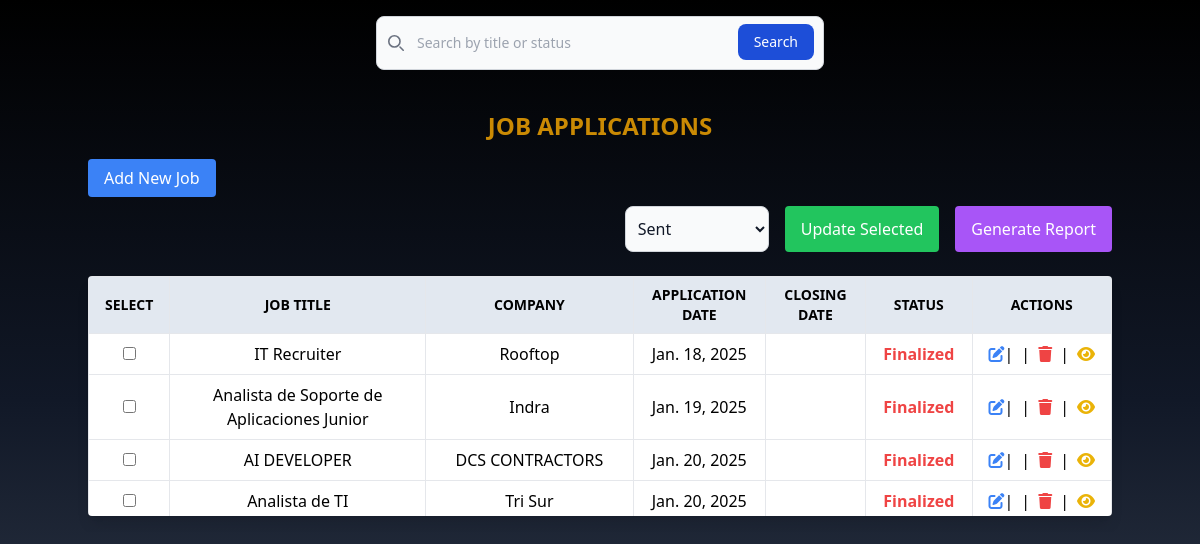
/, run on an earlier commit of the app's database.
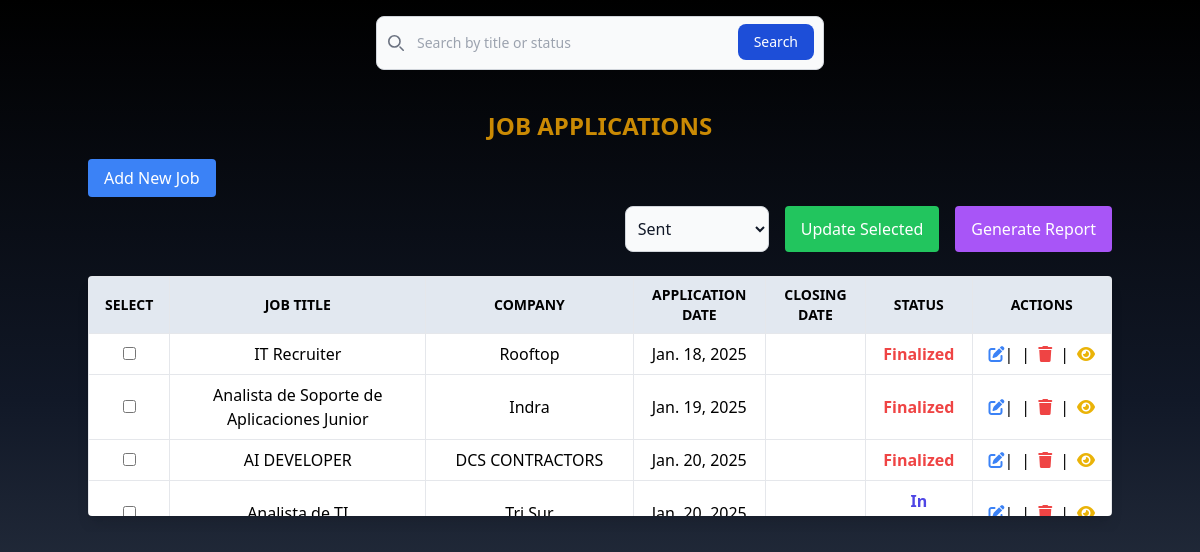
And on a later commit of the database.
### job_app/models.py (models this page shows, shortened)
class JobApplication(models.Model):
    STATUS_CHOICES = [
        ('sent', 'Sent'),
        ('in_progress', 'Progress'),
        ('completed', 'Finalized'),
    ]
    job_title = models.CharField(max_length=255)
    company_name = models.CharField(max_length=255)
    requirements = models.TextField(blank=True, null=True)
    contact_name = models.CharField(max_length=255, blank=True, null=True)
    contact_phone = models.CharField(max_length=15, blank=True, null=True)
    application_date = models.DateField()
    closing_date = models.DateField(blank=True, null=True)
    notes = models.TextField(blank=True, null=True)
    status = models.CharField(
        max_length=20,
        choices=STATUS_CHOICES,
        default='sent'
    )  # Nuevo campo de estado

### job_app/views.py (the view)
# urls.py: 2. Add a URL to urlpatterns:  path('', views.home, name='home')
def home(request):
    query = request.GET.get('q', '')
    jobs = JobApplication.objects.all().order_by('application_date')
    if query:
        jobs = jobs.filter(
            Q(company_name__icontains=query) |
            Q(job_title__icontains=query) |
            Q(status__icontains=query)
        )
    return render(request, 'home.html', {'jobs': jobs})

### job_app/templates/home.html (shortened to what the changed rows need)
{% extends "layout/_base.html" %}
{% block content %}
<div class="container mx-auto w-full md:p-0 px-4">
    <a href="{% url "home" %}">
        <h1 class="text-2xl font-bold mb-4 text-yellow-600 text-center uppercase p-2">Job Applications</h1>
    </a>
    <div class="flex flex-col justify-between items-center mt-4">
        <form method="POST" action="{% url 'bulk_update_status' %}" class="flex flex-col gap-2 w-full">
            <div class="mt-4 rounded overflow-hidden shadow-lg">
                <div class="overflow-y-auto max-h-60">
                    <table class="min-w-full bg-white">
                        <thead>
                            <tr class="text-sm uppercase">
                                <th class="border px-4 py-2 sticky top-0 bg-slate-200">Select</th>
                                <th class="border px-4 py-2 sticky top-0 text-center bg-slate-200">Job Title</th>
                                <th class="border px-4 py-2 sticky top-0 text-center bg-slate-200">Company</th>
                                <th class="border px-4 py-2 sticky top-0 text-center bg-slate-200">Application Date</th>
                                <th class="border px-4 py-2 sticky top-0 text-center bg-slate-200">Closing Date</th>
                                <th class="border px-4 py-2 sticky top-0 text-center bg-slate-200">Status</th>
                                <th class="border px-4 py-2 sticky top-0 text-center bg-slate-200">Actions</th>
                            </tr>
                        </thead>
                        <tbody>
                            {% for job in jobs %}
                            <tr class="text-center">
                                <td class="border px-4 py-2">
                                    <input type="checkbox" name="job_ids" value="{{ job.id }}" />
                                </td>
                                <td class="border px-4 py-2 text-center align-middle">{{ job.job_title }}</td>
                                <td class="border px-4 py-2 text-center align-middle">{{ job.company_name }}</td>
                                <td class="border px-4 py-2 text-center align-middle">{{ job.application_date }}</td>
                                <td class="border px-4 py-2 text-center align-middle">
                                </td>
                                <td class="border px-4 py-2 text-center align-middle">
                                    {% if job.get_status_display == "Sent" %}
                                        <span class="text-green-500 font-bold">Sent</span>
                                    {% elif job.get_status_display == "Progress" %}
                                        <span class="text-indigo-600 font-bold">In progress</span>
                                    {% else %}
                                        <span class="text-red-500 font-bold">Finalized</span>
                                    {% endif %}
                                </td>
                                <td class="border px-4 py-2 text-center">
                                    <div class="flex justify-center items-center space-x-2">
                                        <a href="#" onclick="openEditModal({{ job.id }})" class="text-blue-500"><i class="fa-solid fa-pen-to-square"></i></a> |
                                        <span>|</span>
                                        <a href="#" onclick="openDeleteModal({{ job.id }}, '{{ job.job_title }}')" class="text-red-500">
                                            <i class="fa-solid fa-trash"></i>
                                        </a>
                                        <span>|</span>
                                        <a href="#" onclick="openViewModal({{ job.id }})" class="text-yellow-500">
                                            <i class="fa-solid fa-eye"></i>
                                        </a>
                                    </div>
                                </td>
                            </tr>
                            {% endfor %}
                        </tbody>
                    </table>
                </div>
            </div>
        </form>
    </div>
</div>
{% endblock content %}

What changed in the data, as far as the page shows it:
changed JobApplication "Analista de TI": status "Finalized" → "In…"
